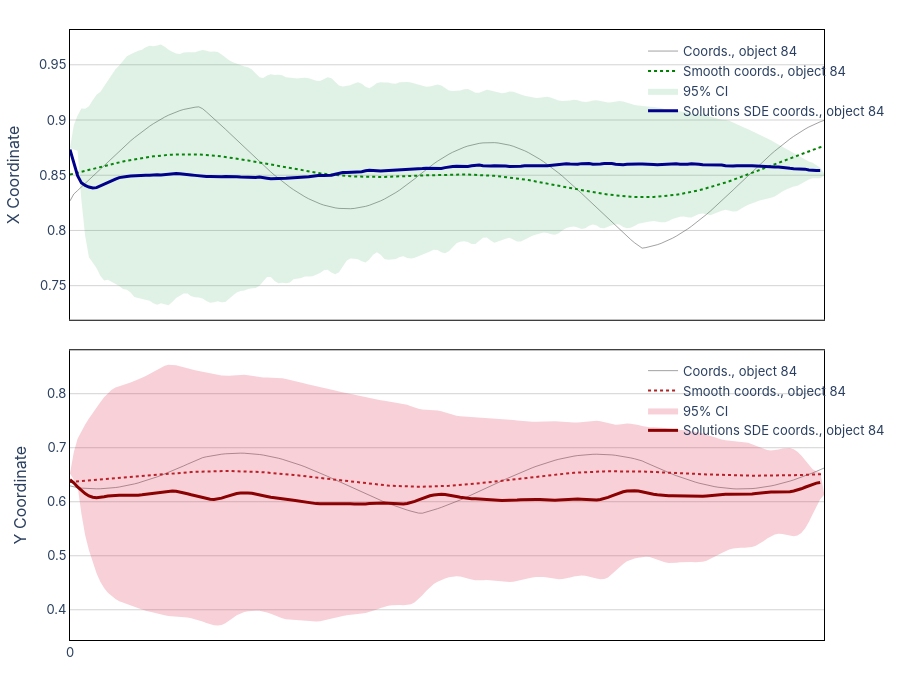

Write notebook code for a chart like this one.
### Code cell
robot_dir = Path('./output') / f"robot_{robot_id}/{num_parts}_parts/{force}_force"
sigmas = []
for part in range(num_parts):
    with open(robot_dir / f"part_{part+1}_system_best_params.json", "r") as f:
        params = json.load(f)
    sigma_part = params["best_params"]["sigma"]
    sigmas.append(sigma_part)
print(sigmas)
part_boundaries = [int(CUT_NUMBER * i / num_parts) for i in range(num_parts + 1)]

for _, robot_id in enumerate([ robot_id]):#, 79,  83, 31, 32 , 34]):
    fig = make_subplots(rows=2, cols=1, shared_xaxes=True, vertical_spacing=0.05)
    coords = np.array(normalized_coord_data[robot_id][:CUT_NUMBER])
    x, y = coords[:, 0], coords[:, 1]
    x_smooth = np.zeros_like(x)
    y_smooth = np.zeros_like(y)

    for part in range(num_parts):
        start = part_boundaries[part]
        end = part_boundaries[part + 1]
        sigma_part = sigmas[part]

        x_smooth[start:end] = gaussian_filter1d(
            x[start:end],
            sigma=sigma_part,
            mode='nearest'
        )
        y_smooth[start:end] = gaussian_filter1d(
            y[start:end],
            sigma=sigma_part,
            mode='nearest'
        )
    t = np.arange(len(x))

    save_dir = f'./output/robot_{robot_id}/{num_parts}_parts/{force}_force'
    solution_path = os.path.join(save_dir, f'solution.npy')
    all_mc_solutions = np.load(solution_path)

    fig.add_trace(go.Scatter(
        x=t, y=x, mode='lines',
        line=dict(color='rgba(100,100,100,0.6)', width=1),
        name=f'Coords., object {robot_id}', legendgroup="X",
    ), row=1, col=1)
    fig.add_trace(go.Scatter(
        x=t, y=y, mode='lines',
        line=dict(color='rgba(100,100,100,0.6)', width=1),
        name=f'Coords., object {robot_id}',legendgroup="Y", showlegend=True
    ), row=2, col=1)

    fig.add_trace(go.Scatter(
        x=t, y=x_smooth, mode='lines',
        line=dict(color='green', width=2, dash='dot'),
        name=f'Smooth coords., object {robot_id}',
        legendgroup="X",showlegend=True
    ), row=1, col=1)
    fig.add_trace(go.Scatter(
        x=t, y=y_smooth, mode='lines',
        line=dict(color='firebrick', width=2, dash='dot'),
        name=f'Smooth coords., object {robot_id}', legendgroup="Y",showlegend=True
    ), row=2, col=1)

    mc_solutions = all_mc_solutions[:, :CUT_NUMBER, :]
    mean_x = mc_solutions[:, :, 0].mean(axis=0)
    mean_y = mc_solutions[:, :, 1].mean(axis=0)
    std_x = mc_solutions[:, :, 0].std(axis=0)
    std_y = mc_solutions[:, :, 1].std(axis=0)

    ci_x_upper = mean_x + 1.96 * std_x
    ci_x_lower = mean_x - 1.96 * std_x
    ci_y_upper = mean_y + 1.96 * std_y
    ci_y_lower = mean_y - 1.96 * std_y


    fig.add_trace(go.Scatter(
        x=np.concatenate([t, t[::-1]]),
        y=np.concatenate([ci_x_upper, ci_x_lower[::-1]]),
        fill='toself',
        fillcolor='rgba(50, 168, 82, 0.15)',
        line=dict(color='rgba(255,255,255,0)'),
        hoverinfo='skip',
        name='95% CI',
        legendgroup="X",
    ), row=1, col=1)
    fig.add_trace(go.Scatter(
        x=t, y=mean_x, mode='lines',
        line=dict(color='darkblue', width=3),
        name=f'Solutions SDE coords., object {robot_id}',
        legendgroup="X",
    ), row=1, col=1)

    fig.add_trace(go.Scatter(
        x=np.concatenate([t, t[::-1]]),
        y=np.concatenate([ci_y_upper, ci_y_lower[::-1]]),
        fill='toself',
        fillcolor='rgba(220, 20, 60, 0.2)',
        line=dict(color='rgba(255,255,255,0)'),
        hoverinfo='skip',
        name='95% CI',
        legendgroup="Y",
    ), row=2, col=1)
    fig.add_trace(go.Scatter(
        x=t, y=mean_y, mode='lines',
        line=dict(color='darkred', width=3),
        name=f'Solutions SDE coords., object {robot_id}',
        legendgroup="Y",
    ), row=2, col=1)

    part_boundaries = [int(CUT_NUMBER * i / num_parts) for i in range(num_parts + 1)]
    for x_val in part_boundaries[1:-1]: 
        fig.add_vline(
            x=x_val,
            line=dict(color='gray', width=1.5, dash='dot'),
            row='all', col=1
        )

    fig.update_layout(
        height=700,
        width=900,
        plot_bgcolor='white',
        font=dict(family="Inter", size=13),
        margin=dict(l=70, r=10, t=30, b=60),
        legend=dict(
            x=0.76,   
            y=0.99,    
            xanchor='left',
            yanchor='top',
            bgcolor='rgba(0,0,0,0)'
        )
    )
    fig.update_layout(
        legend_tracegroupgap=240,  
    )
    fig.update_xaxes(
        tickmode='array',
        tickvals=part_boundaries,
        ticktext=[str(x) for x in part_boundaries],
        showgrid=False, mirror=True,showline=True, linewidth=1, linecolor='black',
        row=1, col=1
    )
    fig.update_xaxes(
        tickmode='array',
        tickvals=part_boundaries,
        ticktext=[str(x) for x in part_boundaries],
        showgrid=False, mirror=True,showline=True, linewidth=1, linecolor='black',
        row=2, col=1
    )
    fig.update_yaxes(
        title_text="X Coordinate",
        row=1, col=1,
        showline=True, linewidth=1, linecolor='black',
        mirror=True, gridcolor='lightgrey'
    )
    fig.update_yaxes(
        title_text="Y Coordinate", 
        row=2, col=1,
        showline=True, linewidth=1, linecolor='black',
        mirror=True, gridcolor='lightgrey'
    )

    fig.write_html(f'./output/robot_{robot_id}/{num_parts}_parts/{force}_force/XY_with_MC_solutions.html')
    fig.show()

### Figure 1 — Plotly figure (JSON) as saved in the notebook; plotly's stock layout.template omitted (floating-point values rounded to 4 significant figures; data arrays with more than 128 entries replaced by an {"elided": "..."} marker saying what was removed)
{"data": [{"legendgroup": "X", "line": {"color": "rgba(100,100,100,0.6)", "width": 1}, "mode": "lines", "name": "Coords., object 84", "type": "scatter", "x": {"elided": "200 int values"}, "xaxis": "x", "y": {"elided": "200 float values"}, "yaxis": "y"}, {"legendgroup": "Y", "line": {"color": "rgba(100,100,100,0.6)", "width": 1}, "mode": "lines", "name": "Coords., object 84", "showlegend": true, "type": "scatter", "x": {"elided": "200 int values"}, "xaxis": "x2", "y": {"elided": "200 float values"}, "yaxis": "y2"}, {"legendgroup": "X", "line": {"color": "green", "dash": "dot", "width": 2}, "mode": "lines", "name": "Smooth coords., object 84", "showlegend": true, "type": "scatter", "x": {"elided": "200 int values"}, "xaxis": "x", "y": {"elided": "200 float values"}, "yaxis": "y"}, {"legendgroup": "Y", "line": {"color": "firebrick", "dash": "dot", "width": 2}, "mode": "lines", "name": "Smooth coords., object 84", "showlegend": true, "type": "scatter", "x": {"elided": "200 int values"}, "xaxis": "x2", "y": {"elided": "200 float values"}, "yaxis": "y2"}, {"fill": "toself", "fillcolor": "rgba(50, 168, 82, 0.15)", "hoverinfo": "skip", "legendgroup": "X", "line": {"color": "rgba(255,255,255,0)"}, "name": "95% CI", "type": "scatter", "x": {"elided": "400 int values"}, "xaxis": "x", "y": {"elided": "398 float values"}, "yaxis": "y"}, {"legendgroup": "X", "line": {"color": "darkblue", "width": 3}, "mode": "lines", "name": "Solutions SDE coords., object 84", "type": "scatter", "x": {"elided": "200 int values"}, "xaxis": "x", "y": {"elided": "199 float values"}, "yaxis": "y"}, {"fill": "toself", "fillcolor": "rgba(220, 20, 60, 0.2)", "hoverinfo": "skip", "legendgroup": "Y", "line": {"color": "rgba(255,255,255,0)"}, "name": "95% CI", "type": "scatter", "x": {"elided": "400 int values"}, "xaxis": "x2", "y": {"elided": "398 float values"}, "yaxis": "y2"}, {"legendgroup": "Y", "line": {"color": "darkred", "width": 3}, "mode": "lines", "name": "Solutions SDE coords., object 84", "type": "scatter", "x": {"elided": "200 int values"}, "xaxis": "x2", "y": {"elided": "199 float values"}, "yaxis": "y2"}], "layout": {"font": {"family": "Inter", "size": 13}, "height": 700, "legend": {"bgcolor": "rgba(0,0,0,0)", "tracegroupgap": 240, "x": 0.76, "xanchor": "left", "y": 0.99, "yanchor": "top"}, "margin": {"b": 60, "l": 70, "r": 10, "t": 30}, "plot_bgcolor": "white", "width": 900, "xaxis": {"anchor": "y", "domain": [0, 1], "linecolor": "black", "linewidth": 1, "matches": "x2", "mirror": true, "showgrid": false, "showline": true, "showticklabels": false, "tickmode": "array", "ticktext": ["0", "200"], "tickvals": [0, 200]}, "xaxis2": {"anchor": "y2", "domain": [0, 1], "linecolor": "black", "linewidth": 1, "mirror": true, "showgrid": false, "showline": true, "tickmode": "array", "ticktext": ["0", "200"], "tickvals": [0, 200]}, "yaxis": {"anchor": "x", "domain": [0.525, 1], "gridcolor": "lightgrey", "linecolor": "black", "linewidth": 1, "mirror": true, "showline": true, "title": {"text": "X Coordinate"}}, "yaxis2": {"anchor": "x2", "domain": [0, 0.475], "gridcolor": "lightgrey", "linecolor": "black", "linewidth": 1, "mirror": true, "showline": true, "title": {"text": "Y Coordinate"}}}}
